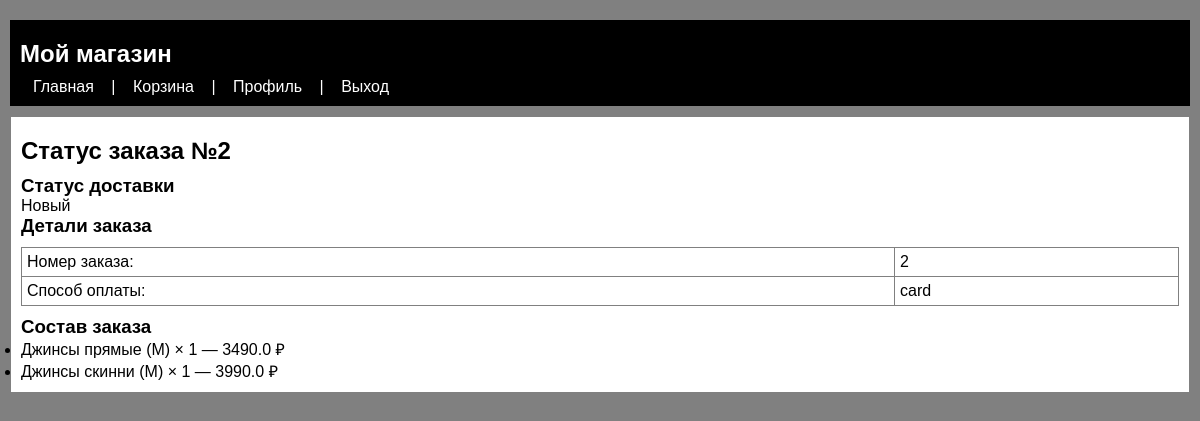
Page /order_status/2 (signed in) on the committed database.
### data/__all_models.py (models this page shows)
class Order(SqlAlchemyBase):
    __tablename__ = 'orders'
    id = Column(Integer, primary_key=True, autoincrement=True)
    person_id = Column(Integer, ForeignKey('persons.id'), nullable=False)
    payment_type_id = Column(Integer, ForeignKey('payment_types.id'), nullable=True)
    order_type_id = Column(Integer, ForeignKey('order_types.id'), nullable=True)
    person = relationship("Person", back_populates="orders")
    payment_type_rel = relationship("PaymentType", back_populates="orders")
    order_type_rel = relationship("OrderType", back_populates="orders")
    items = relationship("OrderItem", back_populates="order", cascade="all, delete-orphan")

class OrderType(SqlAlchemyBase):
    __tablename__ = 'order_types'
    id = Column(Integer, primary_key=True, autoincrement=True)
    name = Column(String(50), nullable=False)
    orders = relationship("Order", back_populates="order_type_rel")

class PaymentType(SqlAlchemyBase):
    __tablename__ = 'payment_types'
    id = Column(Integer, primary_key=True, autoincrement=True)
    name = Column(String(50), nullable=False)
    orders = relationship("Order", back_populates="payment_type_rel")

class OrderItem(SqlAlchemyBase):
    __tablename__ = 'order_items'
    order_id = Column(Integer, ForeignKey('orders.id'), primary_key=True)
    product_id = Column(Integer, ForeignKey('products.id'), primary_key=True)
    size_id = Column(Integer, ForeignKey('sizes.id'), primary_key=True)
    amount = Column(Integer, nullable=False)
    price = Column(Float, nullable=False)
    order = relationship("Order", back_populates="items")
    product = relationship("Product", back_populates="order_items")
    size = relationship("Size")

class Product(SqlAlchemyBase):
    __tablename__ = 'products'
    id = Column(Integer, primary_key=True, autoincrement=True)
    name = Column(String(200), nullable=False)
    photos = Column(Text)
    cost = Column(Float, nullable=False)
    description = Column(Text)
    type_id = Column(Integer, ForeignKey('product_types.id'), nullable=True)
    type = relationship("ProductType", back_populates="products")
    product_sizes = relationship("ProductSize", back_populates="product")
    storages = relationship("Storage", back_populates="product")
    carts = relationship("Cart", back_populates="product")
    order_items = relationship("OrderItem", back_populates="product")

class Size(SqlAlchemyBase):
    __tablename__ = 'sizes'
    id = Column(Integer, primary_key=True, autoincrement=True)
    name = Column(String(20), nullable=False)
    product_sizes = relationship("ProductSize", back_populates="size")

### app.py (the view)
@app.route('/order_status/<int:order_id>')
def order_status(order_id):
    if 'user_id' not in session:
        return redirect(url_for('login'))
    db_sess = create_session()
    order = db_sess.query(Order).filter(Order.id == order_id, Order.person_id == session['user_id']).first()
    if not order:
        return "Заказ не найден"
    return render_template('order_status.html', order=order)

### data/db_session.py (called while the page is built)
def create_session():
    global __factory
    if not __factory:
        raise Exception("База данных не инициализирована. Сначала вызовите global_init().")
    return __factory()

### templates/order_status.html (shortened to what this page needs)
{% extends "base.html" %}
{% block content %}
<div class="order-status-page">
    <h1>Статус заказа №{{ order.id }}</h1>
    <div class="status-layout">
        <div class="order-info">
            <div class="info-card">
                <h3>Статус доставки</h3>
                <p>{{ order.order_type_rel.name }}</p>
            </div>
            <div class="info-card">
                <h3>Детали заказа</h3>
                <table class="order-details">
                    <tr><td>Номер заказа:</td><td>{{ order.id }}</td></tr>
                    <tr><td>Способ оплаты:</td><td>{{ order.payment_type_rel.name }}</td></tr>
                </table>
            </div>
            <div class="info-card">
                <h3>Состав заказа</h3>
                <ul class="order-items">
                    {% for item in order.items %}
                        <li>{{ item.product.name }} ({{ item.size.name }}) × {{ item.amount }} — {{ item.price * item.amount }} ₽</li>
                    {% endfor %}
                </ul>
            </div>
        </div>
    </div>
</div>
{% endblock %}

### static/css/style.css (style rules this page uses)
* { margin: 0; padding: 0; box-sizing: border-box; }
body { font-family: Arial, sans-serif; background: gray; padding: 10px; }
h1 { margin: 10px 0; font-size: 24px; }
table { width: 100%; border-collapse: collapse; margin: 10px 0; }
th, td { border: 1px solid gray; padding: 5px; }

### rows in the picture
Order: id "2"
OrderType: order_type_rel.name "Новый"
PaymentType: payment_type_rel.name "card"
OrderItem: product.name "Джинсы прямые", size.name "M", amount "1", item.price*item.amount "3490.0"
OrderItem: product.name "Джинсы скинни", size.name "M", amount "1", item.price*item.amount "3990.0"
